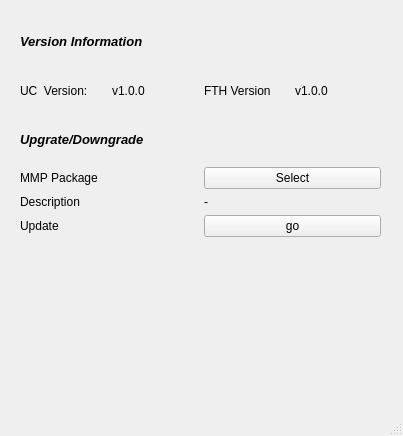
<?xml version="1.0" encoding="UTF-8"?>
<ui version="4.0">
 <class>FMU_UPDATE</class>
 <widget class="QMainWindow" name="FMU_UPDATE">
  <property name="geometry">
   <rect>
    <x>0</x>
    <y>0</y>
    <width>403</width>
    <height>436</height>
   </rect>
  </property>
  <property name="windowTitle">
   <string>MainWindow</string>
  </property>
  <widget class="QWidget" name="centralwidget">
   <widget class="QWidget" name="verticalLayoutWidget">
    <property name="geometry">
     <rect>
      <x>20</x>
      <y>20</y>
      <width>361</width>
      <height>361</height>
     </rect>
    </property>
    <layout class="QVBoxLayout" name="verticalLayout" stretch="1,1,1,5">
     <item>
      <widget class="QLabel" name="label">
       <property name="font">
        <font>
         <pointsize>10</pointsize>
         <weight>75</weight>
         <italic>true</italic>
         <bold>true</bold>
        </font>
       </property>
       <property name="frameShape">
        <enum>QFrame::NoFrame</enum>
       </property>
       <property name="text">
        <string>Version Information</string>
       </property>
      </widget>
     </item>
     <item>
      <layout class="QHBoxLayout" name="horizontalLayout">
       <item>
        <widget class="QLabel" name="label_2">
         <property name="text">
          <string>UC  Version:</string>
         </property>
        </widget>
       </item>
       <item>
        <widget class="QLabel" name="lbl_ver_fmu">
         <property name="text">
          <string>v1.0.0</string>
         </property>
        </widget>
       </item>
       <item>
        <widget class="QLabel" name="lbl_currentversion_2">
         <property name="text">
          <string>FTH Version</string>
         </property>
        </widget>
       </item>
       <item>
        <widget class="QLabel" name="lbl_ver_fth">
         <property name="text">
          <string>v1.0.0</string>
         </property>
        </widget>
       </item>
      </layout>
     </item>
     <item>
      <widget class="QLabel" name="label_4">
       <property name="font">
        <font>
         <pointsize>10</pointsize>
         <weight>75</weight>
         <italic>true</italic>
         <bold>true</bold>
        </font>
       </property>
       <property name="text">
        <string>Upgrate/Downgrade</string>
       </property>
      </widget>
     </item>
     <item>
      <layout class="QGridLayout" name="gridLayout">
       <item row="0" column="0">
        <widget class="QLabel" name="label_5">
         <property name="text">
          <string>MMP Package</string>
         </property>
        </widget>
       </item>
       <item row="3" column="0">
        <spacer name="verticalSpacer">
         <property name="orientation">
          <enum>Qt::Vertical</enum>
         </property>
         <property name="sizeHint" stdset="0">
          <size>
           <width>20</width>
           <height>40</height>
          </size>
         </property>
        </spacer>
       </item>
       <item row="1" column="0">
        <widget class="QLabel" name="label_7">
         <property name="text">
          <string>Description</string>
         </property>
        </widget>
       </item>
       <item row="2" column="0">
        <widget class="QLabel" name="label_8">
         <property name="text">
          <string>Update</string>
         </property>
        </widget>
       </item>
       <item row="0" column="1">
        <widget class="QPushButton" name="btn_openfile">
         <property name="text">
          <string>Select</string>
         </property>
        </widget>
       </item>
       <item row="1" column="1">
        <widget class="QLabel" name="lbl_description">
         <property name="text">
          <string>-</string>
         </property>
        </widget>
       </item>
       <item row="2" column="1">
        <widget class="QPushButton" name="btn_ok">
         <property name="text">
          <string>go</string>
         </property>
        </widget>
       </item>
      </layout>
     </item>
    </layout>
   </widget>
  </widget>
  <widget class="QMenuBar" name="menubar">
   <property name="geometry">
    <rect>
     <x>0</x>
     <y>0</y>
     <width>403</width>
     <height>21</height>
    </rect>
   </property>
  </widget>
  <widget class="QStatusBar" name="statusbar"/>
 </widget>
 <tabstops>
  <tabstop>btn_openfile</tabstop>
  <tabstop>btn_ok</tabstop>
 </tabstops>
 <resources/>
 <connections/>
</ui>
